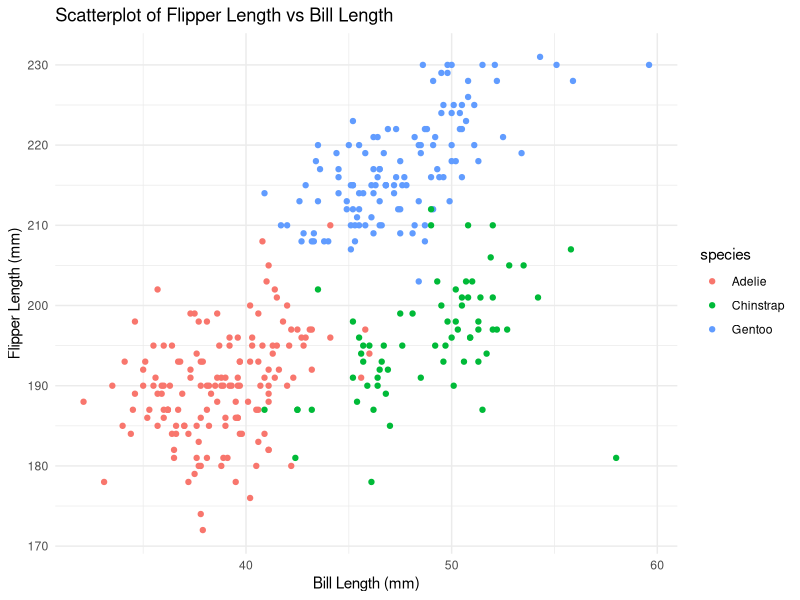

Here is the R script that generated this plot:
## ---- chunk 1
library(ggplot2)
## ---- chunk 2
data("penguins", package = "palmerpenguins")
## ---- chunk 3
str(penguins)
nrow_penguins <- nrow(penguins)
ncol_penguins <- ncol(penguins)
mean_flipper_length <- mean(penguins$flipper_length_mm, na.rm = TRUE)
## ---- chunk 4
ggplot(penguins, aes(x = bill_length_mm, y = flipper_length_mm, color = species)) +
  geom_point() +
  labs(title = "Scatterplot of Flipper Length vs Bill Length",
       x = "Bill Length (mm)",
       y = "Flipper Length (mm)") +
  theme_minimal()
